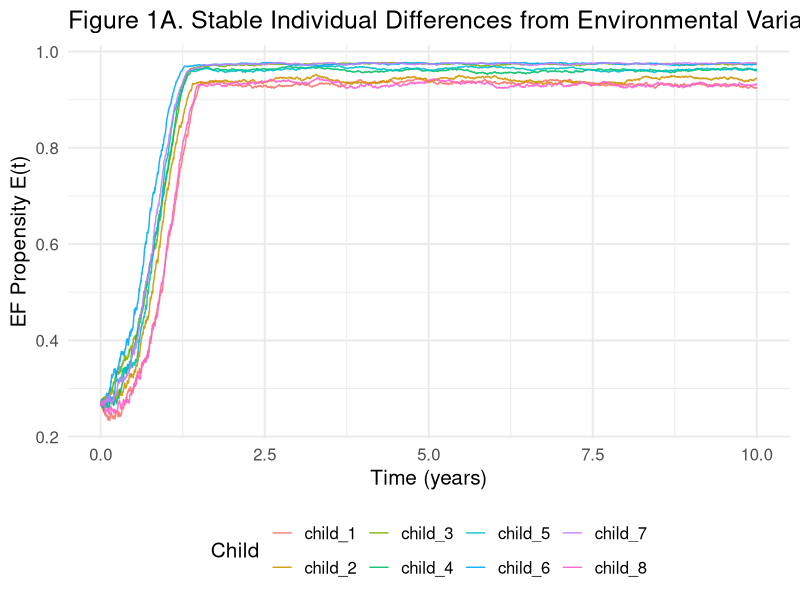
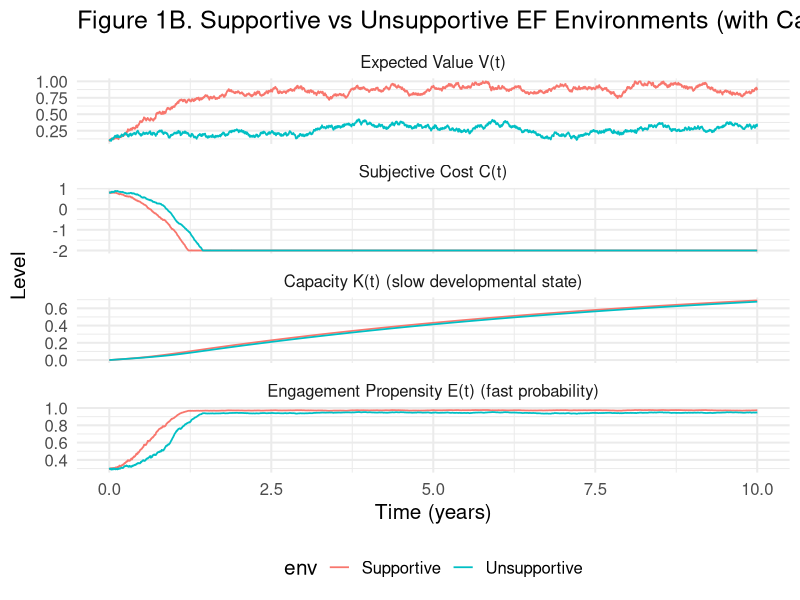
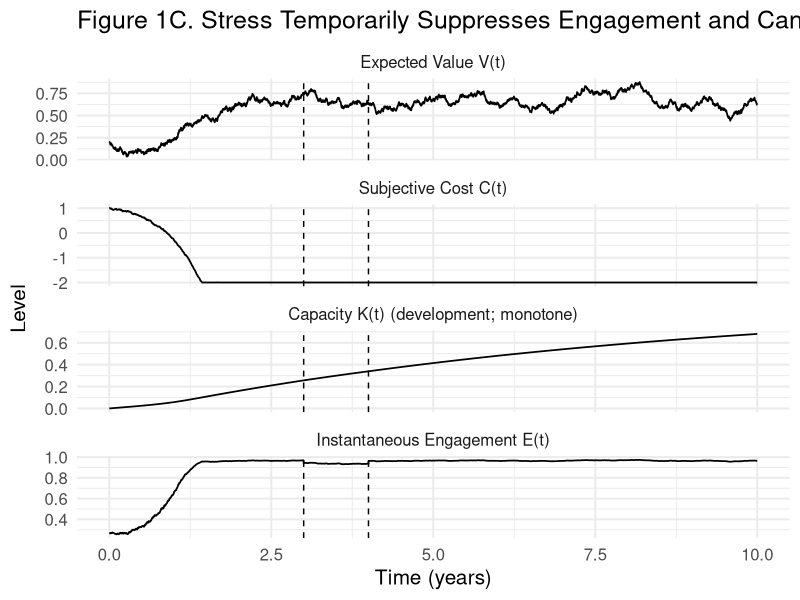
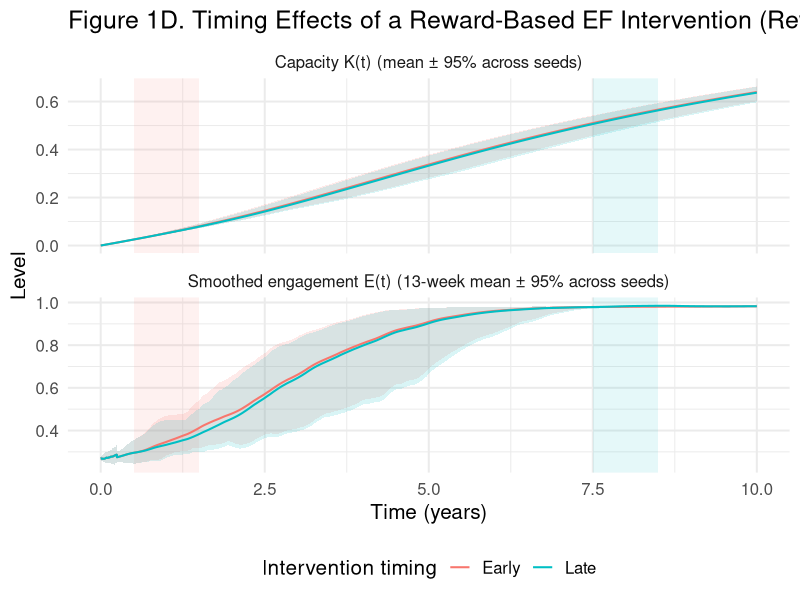

R code for these plots, in order:
## ---- chunk 1
#| label: setup
#| echo: false
#| include: false


library(ggplot2)
library(dplyr)
library(tidyr)
library(zoo)

## ---- chunk 2
#| label: globals
#| echo: true

# ---- Time base (global) ----

weeks_per_year <- 52
years_total    <- 10
H_weeks        <- years_total * weeks_per_year   # 520 weeks
dt             <- 0.1                            # 0.1 week ~= 0.7 days
T_total        <- round(H_weeks / dt) + 1        # 5201 steps (includes t=0)

# Optional: helper to convert between step index and time

idx_to_week <- function(idx) (idx - 1) * dt
idx_to_year <- function(idx) idx_to_week(idx) / weeks_per_year

# ---- Weekly-scale default parameters ----

# Choose time constants in weeks (interpretable)

tau_V_weeks <- 26   # value learning time constant (~6 months)
tau_C_weeks <- 26   # cost learning time constant (~6 months)

default_pars <- list(

# ---- Time base ----

T  = T_total,
dt = dt,

# ---- Initial states ----

V0 = 0.2,     # value
C0 = 1.0,     # subjective cost
K0 = 0.0,     # NEW: capacity (0..1)

# ---- Learning rates (per week) ----

alpha_V = 1 / tau_V_weeks,
alpha_C = 1 / tau_C_weeks,

# ---- Cost learning amplitudes ----

delta_up   = 0.0,
delta_down = 0.4,

# ---- Maturational improvement in cost (per week) ----

kappa_C = 0.0001,

# ---- Fast decision policy ----

tau = 0.8,

# ---- Reward environment ----

p_reward   = 0.7,
reward_mag = 1,

# ---- Stochasticity (diffusion scales; per sqrt(week)) ----

sigma_V = 0.02,
sigma_C = 0.02,

# ============================================================

# NEW: Capacity (K) parameters

# ============================================================

beta_K   = 0.8,     # capacity reduces effective cost in decision rule
rho_mat  = 0.0004,  # maturational growth of capacity (per week)
rho_prac = 0.0020,  # practice-driven growth of capacity (per week)
monotone_K = TRUE   # enforce K non-decreasing (for presentation)
)



## ---- chunk 3
#| label: simulate_ef_sde
#| echo: true

simulate_ef_sde <- function(
  T = default_pars$T,
  dt = default_pars$dt,

  V0 = default_pars$V0,
  C0 = default_pars$C0,
  K0 = default_pars$K0,

  alpha_V = default_pars$alpha_V,

  # keep these for backwards-compatibility, but you can set alpha_C=0 to match the writeup
  alpha_C = default_pars$alpha_C,
  delta_up   = default_pars$delta_up,
  delta_down = default_pars$delta_down,

  kappa_C = default_pars$kappa_C,

  # NEW: K -> C coupling (matches the writeup’s dC equation)
  beta_K = default_pars$beta_K,

  rho_mat  = default_pars$rho_mat,
  rho_prac = default_pars$rho_prac,
  monotone_K = default_pars$monotone_K,

  tau = default_pars$tau,

  # reward schedule: either scalar p_reward OR vector p_reward_vec
  p_reward = default_pars$p_reward,
  p_reward_vec = NULL,
  reward_mag = default_pars$reward_mag,

  sigma_V = default_pars$sigma_V,
  sigma_C = default_pars$sigma_C,

  V_min = 0,
  V_max = reward_mag,
  C_min = -2,
  C_max = 2,
  K_min = 0,
  K_max = 1,

  extra_cost_vec = NULL,
  seed = NULL
){
  if (!is.null(seed)) set.seed(seed)

  N <- T
  if (is.null(extra_cost_vec)) extra_cost_vec <- rep(0, N)
  stopifnot(length(extra_cost_vec) == N)

  if (!is.null(p_reward_vec)) {
    stopifnot(length(p_reward_vec) == N)
  }

  V <- numeric(N); C <- numeric(N); K <- numeric(N); E <- numeric(N)
  V[1] <- V0; C[1] <- C0; K[1] <- K0

  for (i in 1:(N - 1)) {

    # -----------------------------
    # Fast decision (NO direct K term):
    # E depends on C, and K affects E only via reducing C over time
    # -----------------------------
    utility <- V[i] - (C[i] + extra_cost_vec[i])
    E[i] <- 1 / (1 + exp(-utility / tau))

    # time-varying or constant reward probability
    p_i <- if (is.null(p_reward_vec)) p_reward else p_reward_vec[i]

    # expected reward rate
    R_exp <- E[i] * p_i * reward_mag

    # -----------------------------
    # Slow dynamics
    # -----------------------------
    dV_det <- alpha_V * (R_exp - V[i])

    # Cost: maturation + capacity reduces cost (the new story)
    dC_det <- (-kappa_C) - (beta_K * K[i])

    # OPTIONAL: if you still want experience-dependent cost learning, keep this term;
    # set alpha_C=0 to remove it and match the writeup exactly.
    dC_det <- dC_det + alpha_C * ((1 - E[i]) * delta_up - E[i] * delta_down)

    # Capacity growth: maturation + practice
    dK_det <- (rho_mat * (1 - K[i])) + (rho_prac * E[i] * (1 - K[i]))

    # noise
    dV_sto <- sigma_V * sqrt(dt) * rnorm(1)
    dC_sto <- sigma_C * sqrt(dt) * rnorm(1)

    # update
    V_next <- V[i] + dV_det * dt + dV_sto
    C_next <- C[i] + dC_det * dt + dC_sto
    K_next <- K[i] + dK_det * dt

    # bounds
    V_next <- max(min(V_next, V_max), V_min)
    C_next <- max(min(C_next, C_max), C_min)
    K_next <- max(min(K_next, K_max), K_min)

    if (isTRUE(monotone_K)) K_next <- max(K[i], K_next)

    V[i + 1] <- V_next
    C[i + 1] <- C_next
    K[i + 1] <- K_next
  }

  # final E
  utility_T <- V[N] - (C[N] + extra_cost_vec[N])
  E[N] <- 1 / (1 + exp(-utility_T / tau))

  tibble(
    t = seq(0, by = dt, length.out = N),
    year = (seq(0, by = dt, length.out = N)) / weeks_per_year,
    V = V, C = C, K = K, E = E
  )
}

## ---- chunk 4
#| label: helpers_capacity
#| echo: false

# 13-week rolling mean helper (still useful for smoothing E)

smooth_weeks <- 13
k_steps <- round(smooth_weeks / dt)

add_E_smooth <- function(df){
df %>%
arrange(year) %>%
mutate(
E_smooth = zoo::rollmean(E, k = k_steps, fill = NA, align = "right"),
E_smooth = ifelse(is.na(E_smooth), E, E_smooth)
)
}

# Optional: "development" readout should now be capacity itself

# (K is already monotone if monotone_K=TRUE)

## ---- chunk 5
#| label: fig1A_capacity
#| fig-width: 10
#| fig-height: 5
#| fig-align: "center"

# Figure 1A: Stable individual differences (unchanged logic; now sim also produces K)

set.seed(123)
N_agents <- 8

child_pars <- tibble(
child = paste0("child_", 1:N_agents),
p_reward_child = pmin(pmax(0.5 + rnorm(N_agents, 0, 1), 0.1), 0.95)
) %>%
mutate(p_reward_label = sprintf("p=%.2f", p_reward_child))

sims_A <- lapply(1:N_agents, function(i){
args_i <- modifyList(default_pars, list(
p_reward = child_pars$p_reward_child[i],
seed = i * 456
))
do.call(simulate_ef_sde, args_i) %>%
mutate(child = child_pars$child[i]) %>%
left_join(child_pars, by = "child")
})

df_A <- bind_rows(sims_A)

ggplot(df_A, aes(year, E, color = child, group = child)) +
geom_line(alpha = 0.9) +
theme_minimal(base_size = 15) +
labs(
title = "Figure 1A. Stable Individual Differences from Environmental Variation",
y = "EF Propensity E(t)",
x = "Time (years)",
color = "Child"
) +
theme(legend.position = "bottom")


## ---- chunk 6
#| label: fig1B_capacity
#| fig-width: 10
#| fig-height: 9
#| fig-align: "center"

# Figure 1B: Developmental improvements

# NOTE: With capacity added, "development" is best represented by K(t), not E_dev.

args_supportive <- modifyList(default_pars, list(
V0 = 0.1, C0 = 0.8, K0 = 0.0,
p_reward   = 0.9,
delta_up   = 0.0,
delta_down = 0.35,
seed = 123
))

args_unsupportive <- modifyList(default_pars, list(
V0 = 0.1, C0 = 0.8, K0 = 0.0,
p_reward   = 0.3,
delta_up   = 0.0,
delta_down = 0.05,
seed = 12345
))

sim_supportive   <- do.call(simulate_ef_sde, args_supportive)   %>% mutate(env = "Supportive")
sim_unsupportive <- do.call(simulate_ef_sde, args_unsupportive) %>% mutate(env = "Unsupportive")

df_B_long <- bind_rows(sim_supportive, sim_unsupportive) %>%
select(year, env, V, C, K, E) %>%
pivot_longer(cols = c(V, C, K, E), names_to = "var", values_to = "value") %>%
mutate(var = factor(var, levels = c("V", "C", "K", "E")))

labels_B <- c(
V = "Expected Value V(t)",
C = "Subjective Cost C(t)",
K = "Capacity K(t) (slow developmental state)",
E = "Engagement Propensity E(t) (fast probability)"
)

ggplot(df_B_long, aes(year, value, color = env, group = env)) +
geom_line(linewidth = 0.6) +
facet_wrap(~ var, scales = "free_y", ncol = 1,
labeller = as_labeller(labels_B)) +
theme_minimal(base_size = 15) +
labs(
title = "Figure 1B. Supportive vs Unsupportive EF Environments (with Capacity)",
x = "Time (years)",
y = "Level"
) +
theme(legend.position = "bottom")



## ---- chunk 7
#| label: fig1C_capacity
#| fig-width: 11
#| fig-height: 9
#| fig-align: "center"

# Figure 1C: Transient fluctuations (stress)

# Stress enters only the fast decision rule via extra_cost -> immediate dip in E(t).

# Capacity K(t) remains monotone; stress can slow its growth (via lower E), but not reduce it.

T_stress <- default_pars$T
extra_cost <- rep(0, T_stress)

stress_start_year <- 3.0
stress_end_year   <- 4.0

stress_start_idx <- round(stress_start_year * weeks_per_year / dt) + 1
stress_end_idx   <- round(stress_end_year   * weeks_per_year / dt) + 1
stress_start_idx <- max(1, min(T_stress, stress_start_idx))
stress_end_idx   <- max(1, min(T_stress, stress_end_idx))
if (stress_end_idx < stress_start_idx) {
tmp <- stress_start_idx
stress_start_idx <- stress_end_idx
stress_end_idx <- tmp
}

extra_cost[stress_start_idx:stress_end_idx] <- 0.5

args_stress <- modifyList(default_pars, list(
extra_cost_vec = extra_cost,
seed = 99
))

sim_stress <- do.call(simulate_ef_sde, args_stress)

df_stress_long <- sim_stress %>%
select(year, V, C, K, E) %>%
pivot_longer(cols = c(V, C, K, E),
names_to = "var",
values_to = "value") %>%
mutate(var = factor(var, levels = c("V", "C", "K", "E")))

labels_stress <- c(
V = "Expected Value V(t)",
C = "Subjective Cost C(t)",
K = "Capacity K(t) (development; monotone)",
E = "Instantaneous Engagement E(t)"
)

ggplot(df_stress_long, aes(year, value)) +
geom_line(linewidth = 0.6) +
facet_wrap(~ var, scales = "free_y", ncol = 1,
labeller = as_labeller(labels_stress)) +
geom_vline(xintercept = c(stress_start_year, stress_end_year),
linetype = "dashed") +
theme_minimal(base_size = 15) +
labs(
title = "Figure 1C. Stress Temporarily Suppresses Engagement and Can Slow Capacity Growth",
x = "Time (years)",
y = "Level"
)

## ---- chunk 8
#| label: fig1D_capacity_timing
#| fig-width: 10
#| fig-height: 9
#| fig-align: "center"

# ============================================================
# Figure 1D: Intervention timing (reward-only) with Capacity K(t)
#   - Intervention: time-limited increase in p_reward(t)
#   - Capacity K(t) is monotone developmental state (maturation + practice)
#   - Engagement E(t) is fast propensity (probability / expected frequency)
#
# Output:
#   Panel 1: Capacity K(t) (mean ± 95% across seeds)
#   Panel 2: Engagement E_smooth(t) (13-week mean ± 95% across seeds)
# ============================================================

# ----------------------------
# 0) Helpers
# ----------------------------
to_idx <- function(y) round(y * weeks_per_year / dt) + 1
clamp_idx <- function(x) max(1, min(default_pars$T, x))

smooth_weeks <- 13
k_steps <- round(smooth_weeks / dt)

add_E_smooth <- function(df){
  df %>%
    arrange(year) %>%
    mutate(
      E_smooth = zoo::rollmean(E, k = k_steps, fill = NA, align = "right"),
      E_smooth = ifelse(is.na(E_smooth), E, E_smooth)
    )
}

summarize_over_reps <- function(df, var){
  df %>%
    group_by(condition, year) %>%
    summarize(
      mean = mean(.data[[var]], na.rm = TRUE),
      lo   = quantile(.data[[var]], 0.025, na.rm = TRUE),
      hi   = quantile(.data[[var]], 0.975, na.rm = TRUE),
      .groups = "drop"
    ) %>%
    mutate(var = var)
}

# ----------------------------
# 1) Intervention windows (years)
# ----------------------------
int_len_years <- 1.0

early_start_year <- 0.5
early_end_year   <- early_start_year + int_len_years

late_start_year  <- 7.5
late_end_year    <- late_start_year + int_len_years

early_start_idx <- clamp_idx(to_idx(early_start_year))
early_end_idx   <- clamp_idx(to_idx(early_end_year))
late_start_idx  <- clamp_idx(to_idx(late_start_year))
late_end_idx    <- clamp_idx(to_idx(late_end_year))

# ----------------------------
# 2) Reward schedules p_reward(t)  (reward-only intervention)
# ----------------------------
p_base <- default_pars$p_reward
p_int  <- 0.95

p_early <- rep(p_base, default_pars$T)
p_late  <- rep(p_base, default_pars$T)

p_early[early_start_idx:early_end_idx] <- p_int
p_late[late_start_idx:late_end_idx]    <- p_int

windows_df <- tibble(
  condition = c("Early","Late"),
  xmin = c(early_start_year, late_start_year),
  xmax = c(early_end_year,   late_end_year),
  ymin = -Inf, ymax = Inf
)

# ----------------------------
# 3) Run many seeds
# ----------------------------
R <- 30
seed_base <- 1000

run_replicates <- function(condition, p_vec){
  seeds <- seed_base + seq_len(R)

  bind_rows(lapply(seeds, function(s){
    # use default_pars but override p_reward and seed
    args <- modifyList(default_pars, list(
      p_reward = NA,         # not used directly if we pass vec (see wrapper below)
      seed = s
    ))

    # We need p_reward(t), but simulate_ef_sde currently takes scalar p_reward.
    # So we run stepwise by calling simulate_ef_sde once with a constant p_reward?
    # Better: implement a small wrapper that iterates p_reward_vec internally.
    #
    # For minimal disruption, we implement a local TV simulator below using your same dynamics.

    simulate_ef_sde_tv_p <- function(p_reward_vec, seed){
      if (!is.null(seed)) set.seed(seed)

      N <- default_pars$T
      extra_cost_vec <- rep(0, N)

      V <- numeric(N); C <- numeric(N); K <- numeric(N); E <- numeric(N)
      V[1] <- default_pars$V0
      C[1] <- default_pars$C0
      K[1] <- default_pars$K0

      for (i in 1:(N - 1)) {

        C_eff <- C[i] - default_pars$beta_K * K[i]
        utility <- V[i] - (C_eff + extra_cost_vec[i])
        E[i] <- 1 / (1 + exp(-utility / default_pars$tau))

        # mean-field expected reward rate with time-varying p_reward
        R_exp <- E[i] * p_reward_vec[i] * default_pars$reward_mag

        # drifts
        dV_det <- default_pars$alpha_V * (R_exp - V[i])
        dC_det <- (-default_pars$kappa_C) +
          default_pars$alpha_C * ((1 - E[i]) * default_pars$delta_up - E[i] * default_pars$delta_down)

        dK_det <- (default_pars$rho_mat * (1 - K[i])) +
          (default_pars$rho_prac * E[i] * (1 - K[i]))

        # noise
        dV_sto <- default_pars$sigma_V * sqrt(dt) * rnorm(1)
        dC_sto <- default_pars$sigma_C * sqrt(dt) * rnorm(1)

        # update
        V_next <- V[i] + dV_det * dt + dV_sto
        C_next <- C[i] + dC_det * dt + dC_sto
        K_next <- K[i] + dK_det * dt

        # bounds
        V_next <- max(min(V_next, default_pars$reward_mag), 0)
        C_next <- max(min(C_next, 2), -2)
        K_next <- max(min(K_next, 1), 0)

        if (isTRUE(default_pars$monotone_K)) K_next <- max(K[i], K_next)

        V[i + 1] <- V_next
        C[i + 1] <- C_next
        K[i + 1] <- K_next
      }

      C_eff_T <- C[N] - default_pars$beta_K * K[N]
      E[N] <- 1 / (1 + exp(-(V[N] - (C_eff_T + 0)) / default_pars$tau))

      tibble(
        t = seq(0, by = dt, length.out = N),
        year = t / weeks_per_year,
        V = V, C = C, K = K, E = E
      )
    }

    simulate_ef_sde_tv_p(p_reward_vec = p_vec, seed = s) %>%
      add_E_smooth() %>%
      mutate(condition = condition, rep_seed = s)
  }))
}

df_rep <- bind_rows(
  run_replicates("Early", p_early),
  run_replicates("Late",  p_late)
)

# ----------------------------
# 4) Summarize and plot
# ----------------------------
df_sum <- bind_rows(
  summarize_over_reps(df_rep, "K"),
  summarize_over_reps(df_rep, "E_smooth")
) %>%
  mutate(var = factor(var, levels = c("K", "E_smooth")))

labels_1D <- c(
  K = "Capacity K(t) (mean ± 95% across seeds)",
  E_smooth = "Smoothed engagement E(t) (13-week mean ± 95% across seeds)"
)

ggplot(df_sum, aes(year, mean, color = condition, group = condition)) +
  geom_rect(
    data = windows_df,
    aes(xmin = xmin, xmax = xmax, ymin = ymin, ymax = ymax, fill = condition),
    inherit.aes = FALSE,
    alpha = 0.10,
    show.legend = FALSE
  ) +
  geom_ribbon(aes(ymin = lo, ymax = hi, fill = condition),
              alpha = 0.15, color = NA, show.legend = FALSE) +
  geom_line(linewidth = 0.7) +
  facet_wrap(~ var, scales = "free_y", ncol = 1,
             labeller = as_labeller(labels_1D)) +
  theme_minimal(base_size = 15) +
  labs(
    title = "Figure 1D. Timing Effects of a Reward-Based EF Intervention (Reward-only)",
    x = "Time (years)",
    y = "Level",
    color = "Intervention timing"
  ) +
  theme(legend.position = "bottom")
